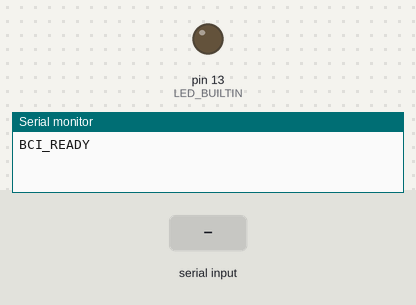
A sketch run on a simulated Arduino Uno, built with avr-gcc and run on an emulated ATmega328P. Shown: output pins drawn as LEDs (lit = HIGH), the last lines printed to the serial monitor. The test bench sets the inputs (shaded band).

Above: at 2.1 s.
2.2 s: "1" received over Serial
At 2.9 s:
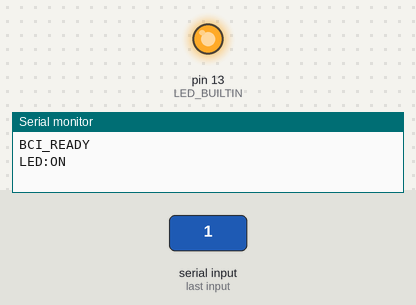
3.7 s: "0" received over Serial
At 4.0 s:
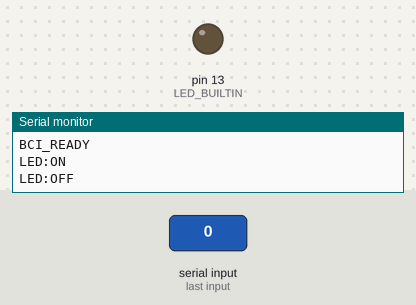
Timing chart, 0 to 6.7 s (numbered marks = the images above; inputs shaded):
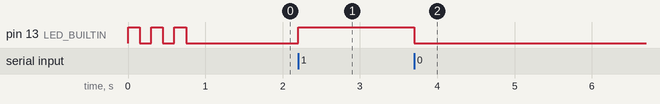

Measured:
- after the input at 2.2 s, pin 13 (LED_BUILTIN): LOW → HIGH at once
- after the input at 3.7 s, pin 13 (LED_BUILTIN): HIGH → LOW at once

The sketch:

led_controller.ino
```cpp
/*
 * BCI Stage 2 — Universal LED Controller (Arduino Uno/Nano/Mega & ESP32)
 * ----------------------------------------------------------------------
 * Uses LED_BUILTIN so no external breadboard or resistor is required.
 * Baud rate: 115200
 *   '1' -> LED ON  (Left-hand imagery detected)
 *   '0' -> LED OFF (Right-hand imagery detected)
 */

void setup() {
  Serial.begin(115200);
  pinMode(LED_BUILTIN, OUTPUT);
  digitalWrite(LED_BUILTIN, LOW);

  // Quick 3-blink startup check so you know the board is alive
  for (int i = 0; i < 3; i++) {
    digitalWrite(LED_BUILTIN, HIGH);
    delay(150);
    digitalWrite(LED_BUILTIN, LOW);
    delay(150);
  }
  Serial.println("BCI_READY");
}

void loop() {
  if (Serial.available() > 0) {
    char cmd = Serial.read();
    if (cmd == '1') {
      digitalWrite(LED_BUILTIN, HIGH);
      Serial.println("LED:ON");
    } else if (cmd == '0') {
      digitalWrite(LED_BUILTIN, LOW);
      Serial.println("LED:OFF");
    }
  }
}
```
